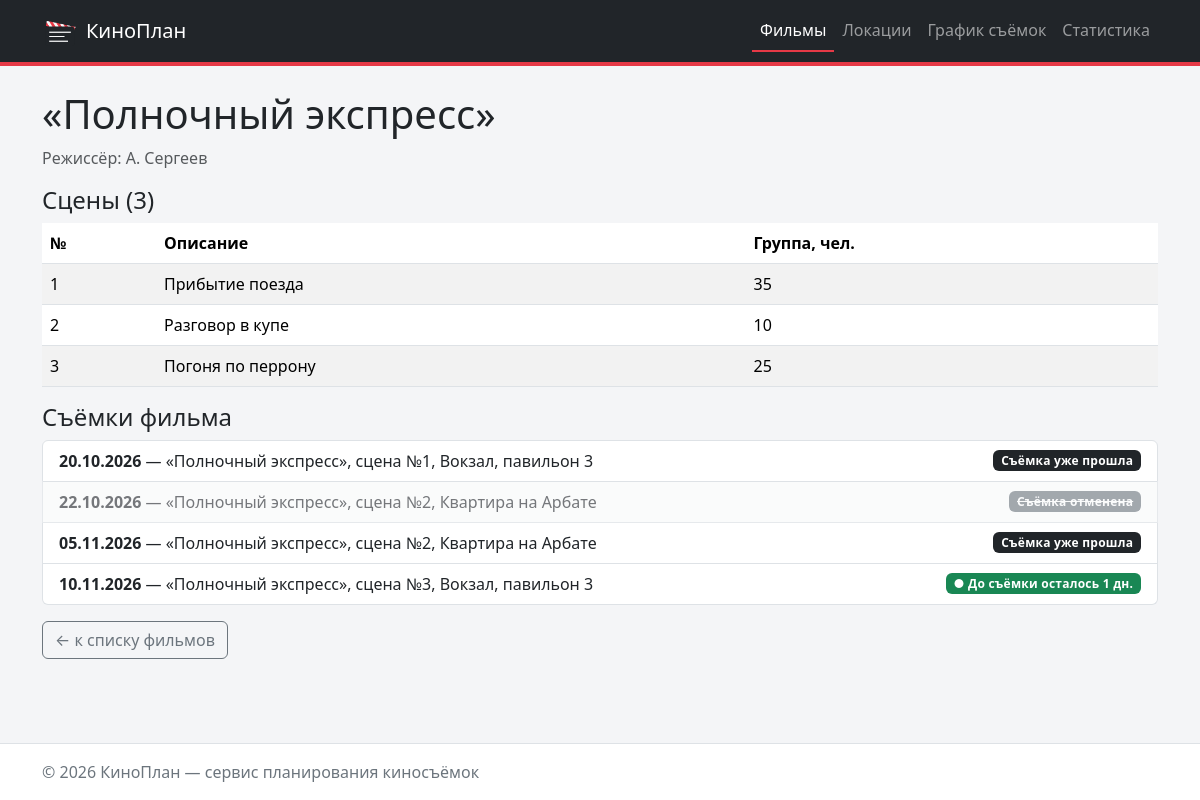
The app's page /films/1/ with its own data.
### films/views.py (the view)
# urls.py: path("<int:film_id>/", views.film_detail, name="detail"),
def film_detail(request: HttpRequest, film_id: int) -> HttpResponse:
    film = queries.get_film(film_id)
    context = {
        "film": film,
        "scenes": queries.get_scenes(film_id) if film else [],
        "film_shootings": (
            queries.get_film_shootings(film_id) if film else []
        ),
    }
    return render(
        request,
        "films/film_detail.html",
        context,
        status=404 if film is None else 200,
    )

### db/database.py (called while the page is built)
def get_connection(db_path: Optional[str] = None) -> sqlite3.Connection:
    conn = sqlite3.connect(db_path or DB_PATH)
    conn.row_factory = sqlite3.Row
    conn.execute("PRAGMA foreign_keys = ON")
    return conn

def check_database() -> None:
    if not os.path.exists(DB_PATH):
        raise FileNotFoundError(
            f"База данных {DB_PATH} не найдена. "
            "Создайте её командой: python -m db.import_json"
        )

def fetch_all(query: str, params: Sequence = ()) -> List[sqlite3.Row]:
    check_database()
    with closing(get_connection()) as conn:
        return conn.execute(query, params).fetchall()

def fetch_one(query: str, params: Sequence = ()) -> Optional[sqlite3.Row]:
    check_database()
    with closing(get_connection()) as conn:
        return conn.execute(query, params).fetchone()

### db/queries.py (called while the page is built)
def prepare_shootings(rows) -> List[dict]:
    shootings = []
    for row in rows:
        shooting = dict(row)
        shooting_date = date.fromisoformat(row["shooting_date"])
        days_until = get_days_until_shooting(shooting_date)
        shooting["shooting_date"] = shooting_date
        shooting["is_cancelled"] = bool(row["is_cancelled"])
        shooting["days_until"] = days_until
        shooting["status"] = get_status_text(
            shooting["is_cancelled"], days_until
        )
        shootings.append(shooting)
    return shootings

def get_film(film_id: int):
    return fetch_one("""
        SELECT id, title, director
        FROM films
        WHERE id = ?
    """, [film_id])

def get_scenes(film_id: int):
    return fetch_all("""
        SELECT number, description, crew_size
        FROM scenes
        WHERE film_id = ?
        ORDER BY number
    """, [film_id])

def get_film_shootings(film_id: int) -> List[dict]:
    rows = fetch_all("""
        SELECT
            shootings.id,
            shootings.shooting_date,
            shootings.is_cancelled,
            films.title AS film_title,
            scenes.number AS scene_number,
            locations.name AS location_name
        FROM shootings
        JOIN scenes ON shootings.scene_id = scenes.id
        JOIN films ON scenes.film_id = films.id
        JOIN locations ON shootings.location_id = locations.id
        WHERE films.id = ?
        ORDER BY shootings.shooting_date
    """, [film_id])
    return prepare_shootings(rows)

### models/shootings.py (called while the page is built)
def get_status_text(is_cancelled: bool, days_left: int) -> str:
    if is_cancelled:
        return "Съёмка отменена"
    return get_shooting_status(days_left)

### films/templates/films/film_detail.html (shortened to what this page needs)
{% extends "base.html" %}
{% block content %}
    {% if film %}
        <h1>«{{ film.title }}»</h1>
        <p class="text-muted">Режиссёр: {{ film.director|default:"не указан" }}</p>
        <h2 class="h4">Сцены ({{ scenes|length }})</h2>
        <table class="table table-striped">
            <thead>
                <tr>
                    <th>№</th>
                    <th>Описание</th>
                    <th>Группа, чел.</th>
                </tr>
            </thead>
            <tbody>
                {% for scene in scenes %}
                    <tr>
                        <td>{{ scene.number }}</td>
                        <td>{{ scene.description|default:"—" }}</td>
                        <td>{{ scene.crew_size }}</td>
                    </tr>
                {% empty %}
                    <tr>
                        <td colspan="3">Сцены ещё не добавлены.</td>
                    </tr>
                {% endfor %}
            </tbody>
        </table>
        <h2 class="h4">Съёмки фильма</h2>
        <div class="list-group">
            {% for shooting in film_shootings %}
                {% include "shootings/includes/shooting_item.html" %}
            {% empty %}
                <p>Съёмки ещё не назначены.</p>
            {% endfor %}
        </div>
    {% else %}
        <h1 class="text-danger">Фильм не найден</h1>
        <p>Фильм с указанным идентификатором отсутствует.</p>
    {% endif %}
    <a href="{% url 'films:list' %}" class="btn btn-outline-secondary mt-3">
        ← к списку фильмов
    </a>
{% endblock %}

### homepage/static/homepage/css/style.css (style rules this page uses)
:root { --kp-accent: #e63946; --kp-dark: #212529; --kp-muted-bg: #f4f5f7; }
body { min-height: 100vh; display: flex; flex-direction: column; background-color: var(--kp-muted-bg); }

### records on screen
films: title "Полночный экспресс", director "А. Сергеев"
scenes: number "1", description "Прибытие поезда", crew_size "35"
scenes: number "2", description "Разговор в купе", crew_size "10"
scenes: number "3", description "Погоня по перрону", crew_size "25"

### other values on screen
{{ scenes|length }} "3"
{{ shooting.shooting_date|date:"d.m.Y" }} "20.10.2026" "22.10.2026" "05.11.2026" "10.11.2026"
{{ shooting.film_title }} "Полночный экспресс" "Полночный экспресс" "Полночный экспресс" "Полночный экспресс"
{{ shooting.scene_number }} "1" "2" "2" "3"
{{ shooting.location_name }} "Вокзал, павильон 3" "Квартира на Арбате" "Квартира на Арбате" "Вокзал, павильон 3"
{{ shooting.status }} "Съёмка уже прошла" "Съёмка уже прошла"
{{ shooting.status }} "Съёмка отменена"
{{ shooting.status }} "До съёмки осталось 1 дн."
